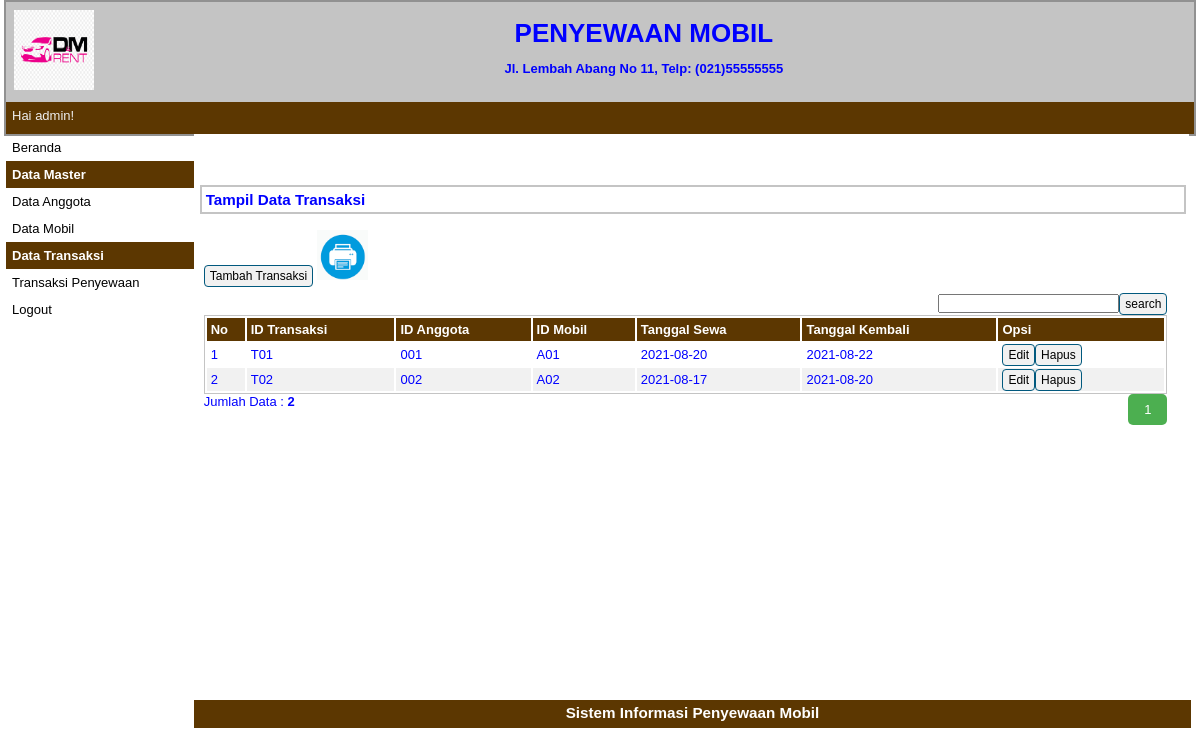
Screenshot of /index.php?p=transaksi (signed in) with the database file from the repository.
### tables this page shows
CREATE TABLE `tbtransaksi` (
  `idtransaksi` varchar(5) NOT NULL,
  `idanggota` varchar(5) NOT NULL,
  `idmobil` varchar(5) NOT NULL,
  `tglsewa` date NOT NULL,
  `tglkembali` date NOT NULL
);

### pages/transaksi.php (the view, shortened to what this page needs)
<div id="label-page"><h3>Tampil Data Transaksi</h3></div>
<div id="content">
	<p id="tombol-tambah-container"><a href="index.php?p=transaksi-input" class="tombol">Tambah Transaksi</a>
	<a target="_blank" href="pages/cetak.php"><img src="print.png" height="50px" height="50px"></a>
	<FORM CLASS="form-inline" METHOD="POST">
	<div align="right"><form method=post><input type="text" name="pencarian"><input type="submit" name="search" value="search" class="tombol"></form>
	</FORM>
	</p>
	<table id="tabel-tampil">
		<tr>
			<th id="label-tampil-no">No</td>
			<th>ID Transaksi</th>
            <th>ID Anggota</th>
            <th>ID Mobil</th>
			<th>Tanggal Sewa</th>
			<th>Tanggal Kembali</th>
			<th id="label-opsi">Opsi</th>
		</tr>
		<?php
		$batas = 5;
		extract($_GET);
		if(empty($hal)){
			$posisi = 0;
			$hal = 1;
			$nomor = 1;
		}
		else {
			$posisi = ($hal - 1) * $batas;
			$nomor = $posisi+1;
		}
		if($_SERVER['REQUEST_METHOD'] == "POST"){
			$pencarian = trim(mysqli_real_escape_string($db, $_POST['pencarian']));
			if($pencarian != ""){
				$sql = "SELECT * FROM tbtransaksi WHERE idanggota LIKE '%$pencarian%'
						OR idmobil LIKE '%$pencarian%'
                        OR idtransaksi LIKE '%$pencarian%'
						OR tglsewa LIKE '%$pencarian%'
                        OR tglkembali LIKE '%$pencarian%'";
				$query = $sql;
				$queryJml = $sql;
			}
			else {
				$query = "SELECT * FROM tbtransaksi LIMIT $posisi, $batas";
				$queryJml = "SELECT * FROM tbtransaksi";
				$no = $posisi * 1;
			}
		}
		else {
			$query = "SELECT * FROM tbtransaksi LIMIT $posisi, $batas";
			$queryJml = "SELECT * FROM tbtransaksi";
		}
		$q_tampil_transaksi = mysqli_query($db, $query);
		if(mysqli_num_rows($q_tampil_transaksi)>0)
		{
		while($r_tampil_transaksi=mysqli_fetch_array($q_tampil_transaksi)){
		?>
		<tr>
			<td><?php echo $nomor; ?></td>
			<td><?php echo $r_tampil_transaksi['idtransaksi']; ?></td>
			<td><?php echo $r_tampil_transaksi['idanggota']; ?></td>
			<td><?php echo $r_tampil_transaksi['idmobil']; ?></td>
            <td><?php echo $r_tampil_transaksi['tglsewa']; ?></td>
            <td><?php echo $r_tampil_transaksi['tglkembali']; ?></td>
			<td>
				<div class="tombol-opsi-container"><a href="index.php?p=transaksi-edit&id=<?php echo $r_tampil_transaksi['idtransaksi'];?>" class="tombol">Edit</a></div>
				<div class="tombol-opsi-container"><a href="proses/transaksi-hapus.php?id=<?php echo $r_tampil_transaksi['idtransaksi']; ?>" onclick = "return confirm ('Apakah Anda Yakin Akan Menghapus Data Ini?')" class="tombol">Hapus</a></div>
			</td>
		</tr>
		<?php $nomor++; }
		}
		else {
			echo "<tr><td colspan=6>Data Tidak Ditemukan</td></tr>";
		}?>
	</table>
	<?php
	if(isset($_POST['pencarian'])){
	if($_POST['pencarian']!=''){
		echo "<div style=\"float:left;\">";
		$jml = mysqli_num_rows(mysqli_query($db, $queryJml));
		echo "Data Hasil Pencarian: <b>$jml</b>";
		echo "</div>";
	}
	}
	else{ ?>
		<div style="float: left;">
		<?php
			$jml = mysqli_num_rows(mysqli_query($db, $queryJml));
			echo "Jumlah Data : <b>$jml</b>";
		?>
		</div>
		<div class="pagination">
				<?php
				$jml_hal = ceil($jml/$batas);
				for($i=1; $i<=$jml_hal; $i++){
					if($i != $hal){
						echo "<a href=\"?p=transaksi&hal=$i\">$i</a>";
					}
					else {
						echo "<a class=\"active\">$i</a>";
					}
				}
				?>
		</div>
	<?php
	}
	?>
</div>

### index.php (shortened to what this page needs)
<?php
if(isset($_SESSION['sesi'])){
?>
<!doctype html>
<html>
<head>
	<link rel="stylesheet" type="text/css" href="style.css">
</head>
<body >
	<div id="container">
		<div id="header">
			<div id="logo-perpustakaan-container">
				<image id="logo-perpustakaan" src="images/logo.png" border=0 style="border:0; text-decoration:none; outline:none">
			</div>
			<div id="nama-alamat-perpustakaan-container">
				<div class="nama-alamat-perpustakaan">
					<h1> PENYEWAAN MOBIL </h1>
				</div>
				<div class="nama-alamat-perpustakaan">
					<h4>Jl. Lembah Abang No 11, Telp: (021)55555555</h4>
				</div>
			</div>
		</div>
		<div id="header2">
			<div id="nama-user">Hai <?php echo$_SESSION['sesi']; ?>!</div>
		</div>
		<div id="sidebar">
			<a href="index.php?p=beranda">Beranda</a>
			<p class="label-navigasi">Data Master</p>
			<ul>
				<li><a href="index.php?p=anggota">Data Anggota</a></li>
				<li><a href="index.php?p=mobil">Data Mobil</a></li>
			</ul>
			<p class="label-navigasi">Data Transaksi</p>
			<ul>
				<li><a href="index.php?p=transaksi">Transaksi Penyewaan</a></li>
			</ul>
			<a href="logout.php">Logout</a>
		</div>
		<div id="content-container">
			    <div class="container">
		<div class="row"><br/><br/><br/>
		</div>
    </div>
		<?php
			$pages_dir='pages';
			if(!empty($_GET['p'])){
				$pages=scandir($pages_dir,0);
				unset($pages[0],$pages[1]);
				$p=$_GET['p'];
				if(in_array($p.'.php',$pages)){
					include($pages_dir.'/'.$p.'.php');
				}else{
					echo'Halaman Tidak Ditemukan';
				}
			}else{
				include($pages_dir.'/beranda.php');
			}
		?>
		</div>
		<div id="footer"><h3>Sistem Informasi Penyewaan Mobil </h3></div>
	</div>
</body>
</html>
<?php
}
else {
	echo "<script>
		alert('Anda Harus Login Dahulu!');
	</script>";
	header('location:login.php');
}
?>

### style.css (style rules this page uses)
* { margin:0px; padding:0px }
body { font-family:sans-serif; font-size:13px; color:blue; }
.pagination { display: inline-block; }
.pagination a { color: black; float: left; padding: 8px 16px; text-decoration: none; }
.pagination a.active { background-color: #4CAF50; color: white; border-radius: 5px; }
#container { width:99%; margin:0px auto; border:2px solid #919191; background-color:#C4C4C4; }
#header { width:100%; height:100px; background-color:#C4C4C4; }
#logo-perpustakaan-container { float:left; width:6%; height:80%; padding:8px; }
#logo-perpustakaan { width:80px; height:80px; border:2px solid #FFFFFF; }
#nama-alamat-perpustakaan-container { float:left; width:90%; padding:10px; }
.nama-alamat-perpustakaan { float:left; width:100%; padding:6px; text-align:center; }
#header2 { width:100%; height:32px; background-color:#5C3701; color:#FFFFFF; }
#nama-user { float:left; color:#EEEEEE; padding:6px; }
#sidebar { float:left; width:15.8%; }
#sidebar ul { list-style:none; }
#sidebar a:link, #sidebar a:visited { color:black; text-decoration:none; display:block; padding:6px; }
.label-navigasi { background-color:#5C3701; padding:6px; color:white; font-weight:bold; }
#content-container { float:left; width:83.8%; background-color:#FFFFFF; }
#footer { width:99.4%; height:20px; clear:both; text-align:center; padding:4px; background-color:#5C3701; color:#FFFFFF; }
#label-page { margin-top:6px; margin-bottom:6px; margin-left:6px; border:2px solid #C4C4C4; padding:4px; width:97.9%; }
#content { float:left; width:96.8%; min-height:454px; background-image : border:2px solid #C4C4C4; padding:10px; margin-bottom:6px; }
.tombol { border-radius:4px; font-size:12px; text-decoration:none; background-color:#F1F1F1; padding-top:3px; padding-bottom:3px; padding-left:5px; padding-right:5px; border:1px solid #01597E; color:black; }
#tombol-tambah-container { margin-bottom:10px; }
#tabel-tampil { border:1px solid #C4C4C4; width:100%; }
#tabel-tampil tr:nth-child(odd) { background-color:#F1F1F1; }
#tabel-tampil tr th { background-color:#5C3701; color:#FFFFFF; padding:4px; text-align:left; }
#tabel-tampil td { padding:4px; }
#label-tampil-no { width:30px; }
#label-opsi { width:158px; font-weight:bold; }
.tombol-opsi-container { float:left; }

### rows the page displays
tbtransaksi: idtransaksi "T01", idanggota "001", idmobil "A01", tglsewa "2021-08-20", tglkembali "2021-08-22"
tbtransaksi: idtransaksi "T02", idanggota "002", idmobil "A02", tglsewa "2021-08-17", tglkembali "2021-08-20"

### other values shown
$_SESSION['sesi'] "admin"
$jml "2"
